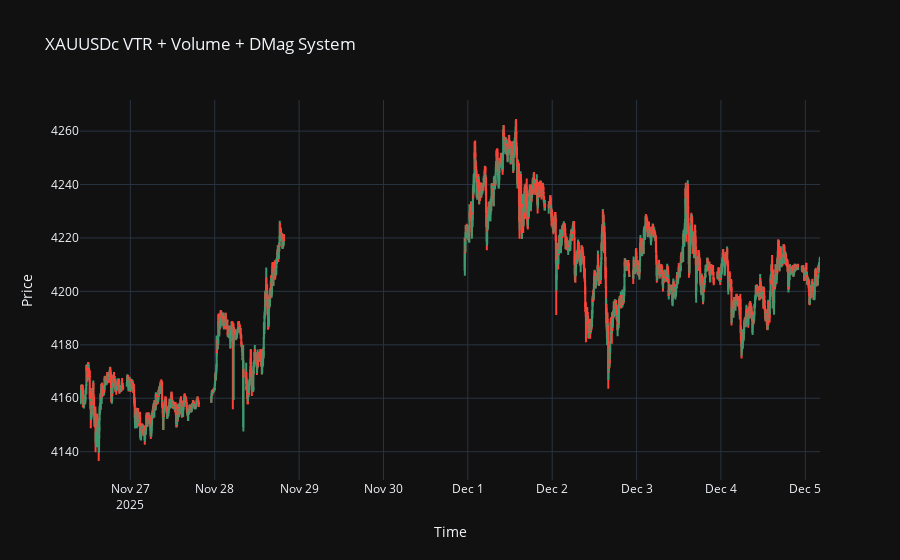

The cell this chart's notebook holds for it:
### Code cell
# ===============================================
# XAUUSDc SYSTEM WITH VTR + VOLUME + DMAG (ADX)
# FULL MT5 DATA FETCH + PLOTLY CANDLE + SIGNALS
# ===============================================

import MetaTrader5 as mt5
import pandas as pd
import numpy as np
import plotly.graph_objects as go
import sys

# =========================
# USER PARAMETERS
# =========================
SYMBOL = "XAUUSDc"
TIMEFRAME = mt5.TIMEFRAME_M3
NUM_BARS = 3000

VG_LOOKBACK = 50
VG_MULT = 1.0

VTR_PARAMS = [(3,12), (10,1), (11,2)]

VOL_BOOM_LOOKBACK = 10
VOL_BOOM_MULT = 2

DM_PERIOD = 14
DMAG_THRESHOLD = 20

# =========================
# MT5 INITIALIZATION
# =========================
if not mt5.initialize():
    print("MT5 initialization failed")
    sys.exit()

rates = mt5.copy_rates_from_pos(SYMBOL, TIMEFRAME, 0, NUM_BARS)
if rates is None:
    print("Data fetch failed")
    mt5.shutdown()
    sys.exit()

df = pd.DataFrame(rates)
df['time'] = pd.to_datetime(df['time'], unit='s')
df.set_index('time', inplace=True)

df.rename(columns={'tick_volume': 'volume'}, inplace=True)

# =========================
# TRUE RANGE (TR)
# =========================
close_prev = df['close'].shift(1)

tr1 = df['high'] - df['low']
tr2 = (df['high'] - close_prev).abs()
tr3 = (df['low'] - close_prev).abs()

df['TR'] = pd.concat([tr1, tr2, tr3], axis=1).max(axis=1)

# =========================
# VTR CALCULATIONS
# =========================
def compute_vtr(series, m, l):
    return m * (series.rolling(l).sum() / l)

df['VTR_1'] = compute_vtr(df['TR'], *VTR_PARAMS[0])
df['VTR_2'] = compute_vtr(df['TR'], *VTR_PARAMS[1])
df['VTR_3'] = compute_vtr(df['TR'], *VTR_PARAMS[2])

# =========================
# VTR PRICE BIAS
# =========================
df['VTR_BULL'] = (df['VTR_1'] > df['close']) & (df['VTR_2'] > df['close']) & (df['VTR_3'] > df['close'])
df['VTR_BEAR'] = (df['VTR_1'] < df['close']) & (df['VTR_2'] < df['close']) & (df['VTR_3'] < df['close'])

# =========================
# VOLUME GATE
# =========================
df['VG'] = df['volume'].rolling(VG_LOOKBACK).mean() * VG_MULT
df['VOLUME_GATE'] = df['volume'] >= df['VG']

# =========================
# VOLUME BOOM
# =========================
df['VOL_SUM_PREV'] = df['volume'].shift(1).rolling(VOL_BOOM_LOOKBACK).sum()
df['VOLUME_BOOM'] = df['volume'] >= (VOL_BOOM_MULT * df['VOL_SUM_PREV'])

# =========================
# +DM / -DM (WILDER)
# =========================
up = df['high'] - df['high'].shift(1)
down = df['low'].shift(1) - df['low']

df['+DM'] = np.where((up > down) & (up > 0), up, 0)
df['-DM'] = np.where((down > up) & (down > 0), down, 0)

# =========================
# WILDER SMOOTHING FUNCTION
# =========================
def wilder(series, period):
    out = np.zeros(len(series))
    out[:period] = np.nan
    out[period] = series.iloc[:period].sum()
    for i in range(period+1, len(series)):
        out[i] = out[i-1] - (out[i-1] / period) + series.iloc[i]
    return pd.Series(out, index=series.index)

df['TR_S'] = wilder(df['TR'], DM_PERIOD)
df['+DM_S'] = wilder(df['+DM'], DM_PERIOD)
df['-DM_S'] = wilder(df['-DM'], DM_PERIOD)

# =========================
# DI, DX, ADX (DMag)
# =========================
df['+DI'] = 100 * (df['+DM_S'] / df['TR_S'])
df['-DI'] = 100 * (df['-DM_S'] / df['TR_S'])

df['DX'] = 100 * (np.abs(df['+DI'] - df['-DI']) / (df['+DI'] + df['-DI']))

# ADX (DMag)
df['DMag'] = df['DX'].rolling(DM_PERIOD).mean()

# =========================
# FINAL SIGNAL CONDITIONS
# =========================
df['DMAG_FILTER'] = (df['DMag'] > DMAG_THRESHOLD) & (df['DMag'] > df['DMag'].shift(1))

df['BULL_SIGNAL'] = df['VTR_BULL'] & df['VOLUME_GATE'] & df['VOLUME_BOOM'] & df['DMAG_FILTER']
df['BEAR_SIGNAL'] = df['VTR_BEAR'] & df['VOLUME_GATE'] & df['VOLUME_BOOM'] & df['DMAG_FILTER']

# =========================
# SIGNAL ANCHOR PRICES
# =========================
bull_x = df.index[df['BULL_SIGNAL']]
bull_y = df.loc[df['BULL_SIGNAL'], 'low'] - 0.5

bear_x = df.index[df['BEAR_SIGNAL']]
bear_y = df.loc[df['BEAR_SIGNAL'], 'high'] + 0.5

# =========================
# PLOTLY CANDLESTICK
# =========================
fig = go.Figure()

fig.add_candlestick(
    x=df.index,
    open=df['open'],
    high=df['high'],
    low=df['low'],
    close=df['close'],
    name="XAUUSDc"
)

# =========================
# SIGNAL MARKERS
# =========================
fig.add_scatter(
    x=bull_x,
    y=bull_y,
    mode='markers',
    marker=dict(size=10, symbol='triangle-up'),
    name="BULL SIGNAL"
)

fig.add_scatter(
    x=bear_x,
    y=bear_y,
    mode='markers',
    marker=dict(size=10, symbol='triangle-down'),
    name="BEAR SIGNAL"
)

fig.update_layout(
    title="XAUUSDc VTR + Volume + DMag System",
    xaxis_title="Time",
    yaxis_title="Price",
    xaxis_rangeslider_visible=False,
    template="plotly_dark"
)

fig.show()

mt5.shutdown()

### Figure 1 — Plotly figure (JSON) as saved in the notebook; plotly's stock layout.template omitted (floating-point values rounded to 4 significant figures; data arrays with more than 128 entries replaced by an {"elided": "..."} marker saying what was removed)
{"data": [{"close": {"elided": "3000 float values"}, "high": {"elided": "3000 float values"}, "low": {"elided": "3000 float values"}, "name": "XAUUSDc", "open": {"elided": "3000 float values"}, "type": "candlestick", "x": {"elided": "3000 str values"}}, {"marker": {"size": 10, "symbol": "triangle-up"}, "mode": "markers", "name": "BULL SIGNAL", "type": "scatter", "x": [], "y": []}, {"marker": {"size": 10, "symbol": "triangle-down"}, "mode": "markers", "name": "BEAR SIGNAL", "type": "scatter", "x": [], "y": []}], "layout": {"title": {"text": "XAUUSDc VTR + Volume + DMag System"}, "xaxis": {"rangeslider": {"visible": false}, "title": {"text": "Time"}}, "yaxis": {"title": {"text": "Price"}}}}
